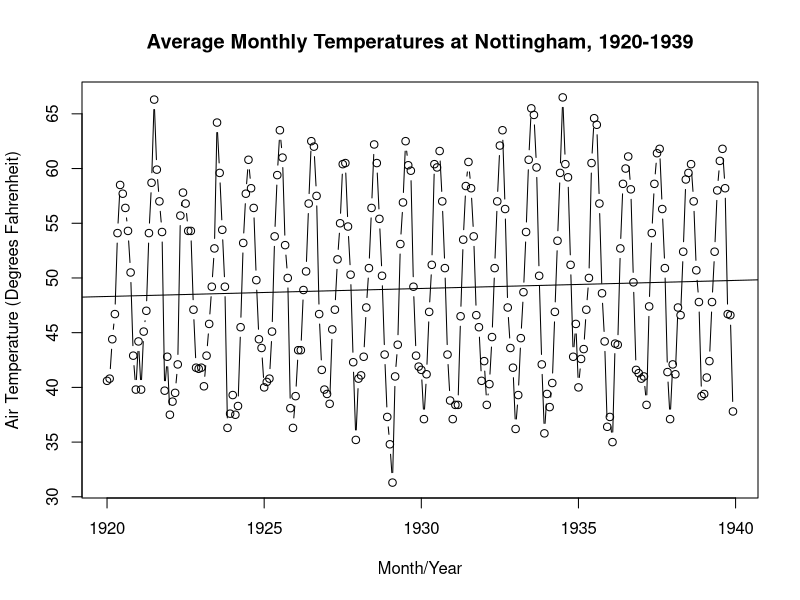
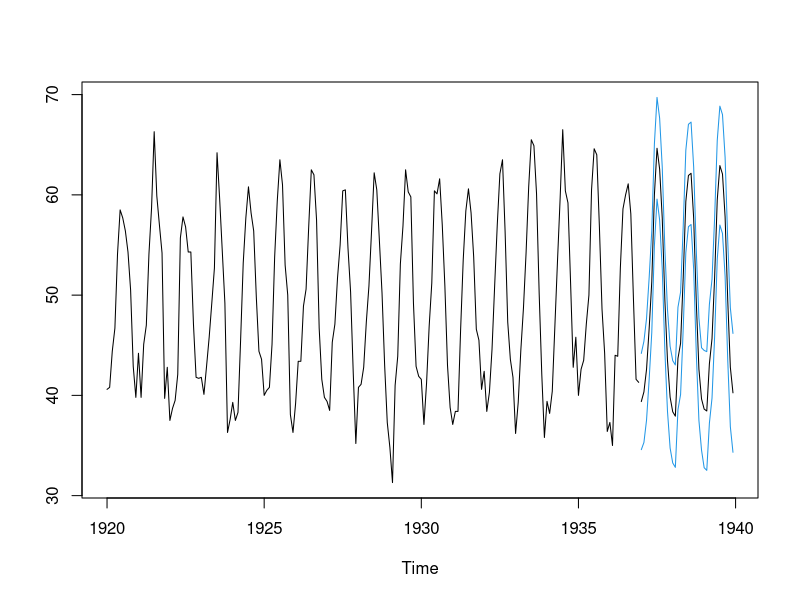
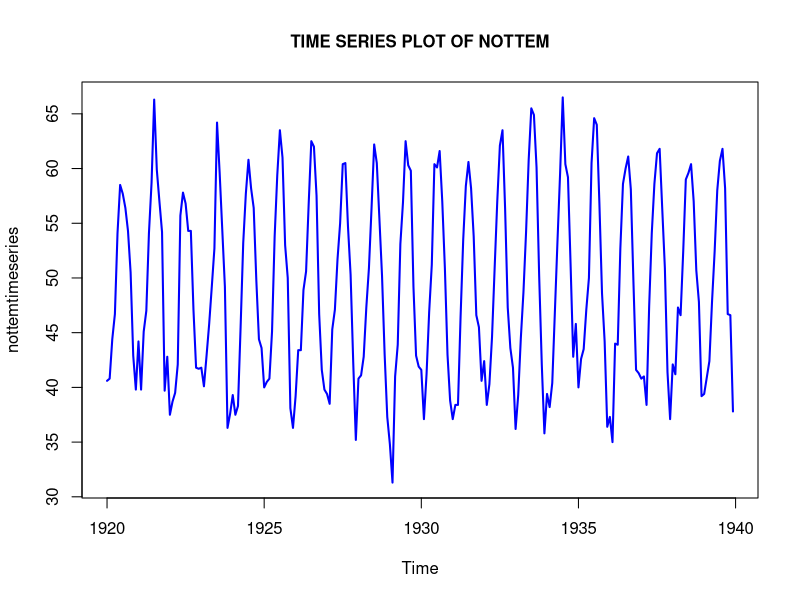
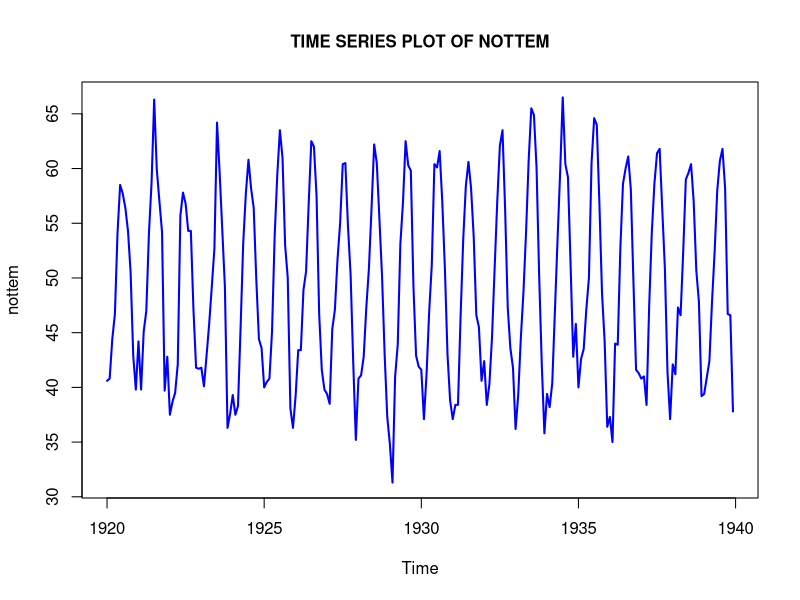
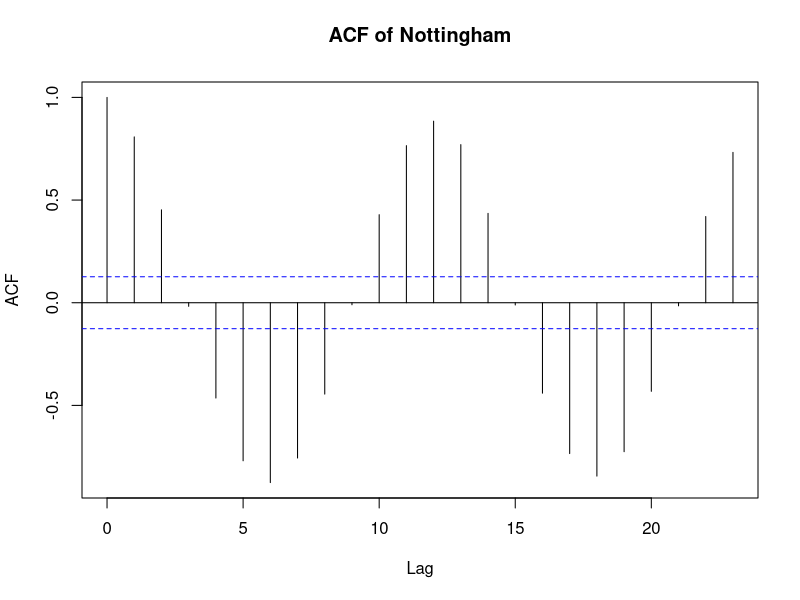
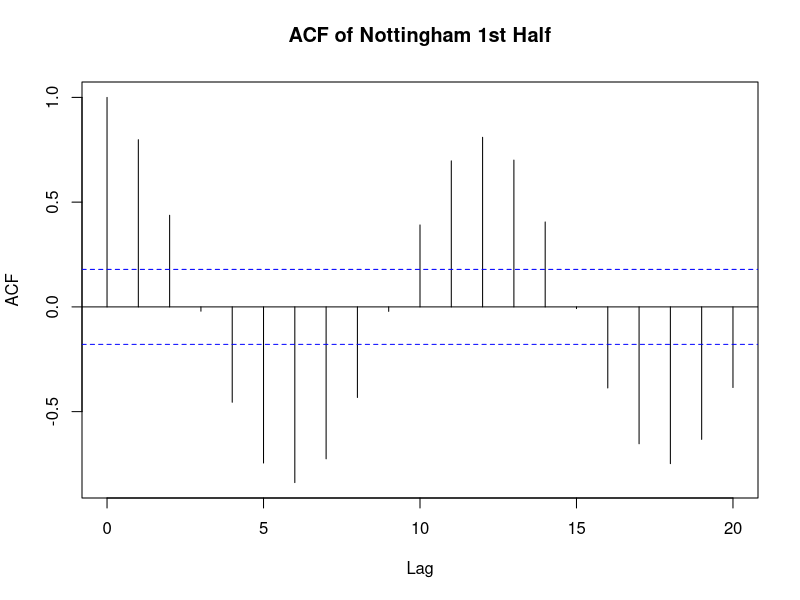
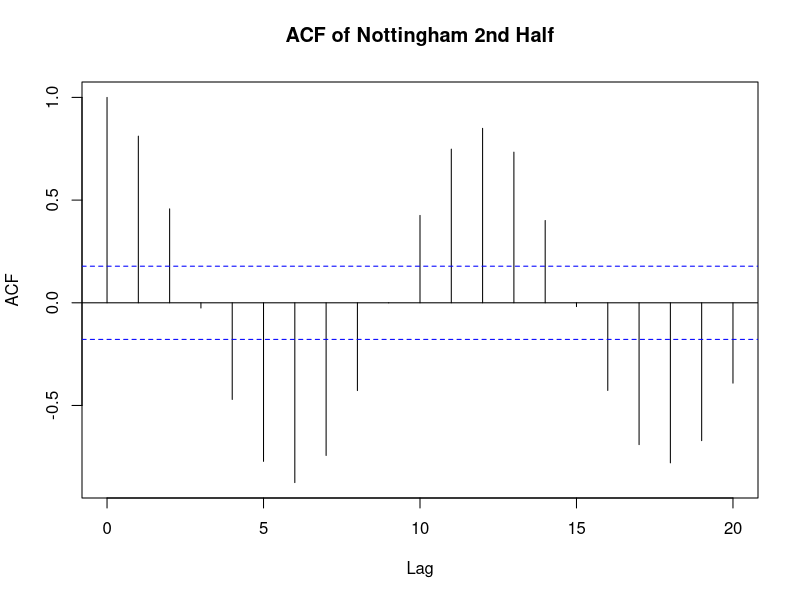
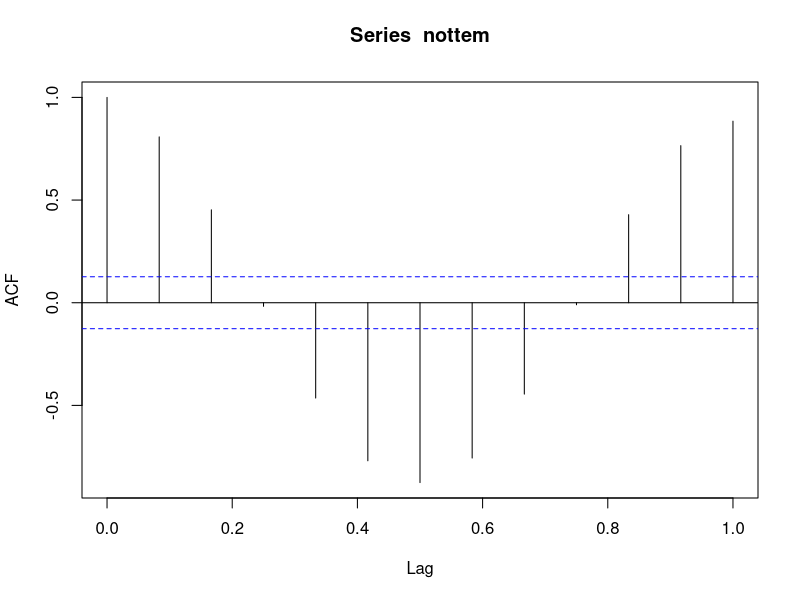

Here is the R script that generated these plots, in order:
#Description
#A regular time-series object containing average air temperatures at Nottingham Castle in degrees F for 20 years.

#Source
#Anderson, O.D. (1976) Time Series Analysis and Forecasting: The Box-Jenkins approach. Butterworths. Series R.

#Usage
#nottem
#install.packages("tseries")

require(stats)
require(graphics)
library(xtable)
library(tseries)


#Average Monthly Temperatures at Nottingham, 1920-1939
data(nottem)
ts(nottem, start=c(1920, 1), end=c(1939, 12), frequency=12)
start(nottem)
end(nottem)
length(nottem)
dim(nottem)
names(nottem)
summary(nottem)

plot(nottem,type = "b",main = "Average Monthly Temperatures at Nottingham, 1920-1939", ylab="Air Temperature (Degrees Fahrenheit)", xlab="Month/Year")
abline(reg=lm(nottem~time(nottem)))

nott <- window(nottem, end = c(1936,12))

fit <- arima(nott, order = c(1,0,0), list(order = c(2,1,0), period = 12))

nott.fore <- predict(fit, n.ahead = 36)

ts.plot(nott, nott.fore$pred, nott.fore$pred+2*nott.fore$se,
        nott.fore$pred-2*nott.fore$se, gpars = list(col = c(1,1,4,4)))

# Beginning Time Series Analysis
nottemtimeseries = ts(nottem, frequency=12, start=c(1920,1),end=c(1939, 12))
nt = xtable(nottemtimeseries)
nt

#Plot of Timeserires
plot(nottemtimeseries, col = "blue",lwd=2,lty=1, main="TIME SERIES PLOT OF NOTTEM",cex.main=1)
plot.ts(nottem, col = "blue",lwd=2,lty=1, main="TIME SERIES PLOT OF NOTTEM",cex.main=1)

#ACF
acf(nottem[1:240], main="ACF of Nottingham")
acf(nottem[1:120],plot=TRUE, main="ACF of Nottingham 1st Half")
acf(nottem[120:240],plot=TRUE, main="ACF of Nottingham 2nd Half")

acf(nottem, lag.max=12) # plot a correlogram

## Transform the lags from years to months
nottempl = acf(nottem,lag.max=12, plot=FALSE)
nottempl$lag <- nottempl$lag * 12
## Plot the acf with months 
plot(nottempl, main="ACF of Nottingham", xlab="Lag (months)")

#PACF
pacf(nottem, main="PACF of Nottingham")
pacf(nottemtimeseries, lag.max=20) # plot a correlogram
pacf(nottemtimeseries, lag.max=20, plot=FALSE)

#Augmented Dickey-Fuller (ADF) t-statistic test for unit root
#Another test we can conduct is the Augmented Dickey-Fuller (ADF)
#t-statistic test to find if the series has a unit root
#(a series with a trend line will have a unit root and result in a large p-value).

adf.test(nottem)

#Kwiatkowski-Phillips-Schmidt-Shin (KPSS) for level or trend stationarity
#We can test if the time series is level or trend stationary using the Kwiatkowski-Phillips-Schmidt-Shin (KPSS) test.
#Here we will test the null hypothesis of trend stationarity
#(a low p-value will indicate a signal that is not trend stationary, has a unit root):

kpss.test(nottem, null="Trend")


